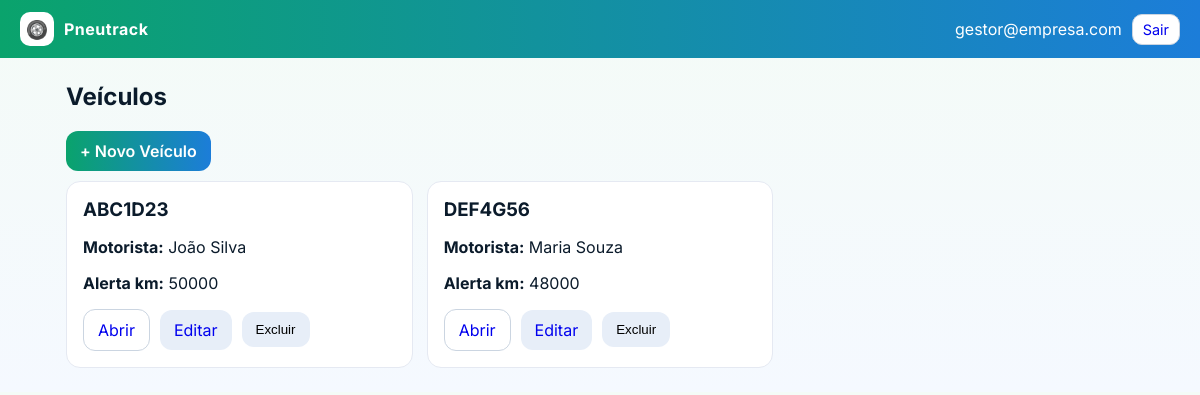
The app's page /veiculos (signed in) with its own data.
### app.py (models this page shows)
class User(db.Model):
    id = db.Column(db.Integer, primary_key=True)
    email = db.Column(db.String(120), unique=True, nullable=False)
    name = db.Column(db.String(80), nullable=False)
    role = db.Column(db.String(20), nullable=False)  # gestor | borracheiro
    password = db.Column(db.String(128), nullable=False)  # demo only

class Veiculo(db.Model):
    id = db.Column(db.Integer, primary_key=True)
    anexos = db.relationship("Anexo", backref="veiculo", cascade="all, delete-orphan")
    placa = db.Column(db.String(10), unique=True, nullable=False)
    motorista = db.Column(db.String(80), nullable=False)
    alerta_km_max = db.Column(db.Integer, default=50000)
    eixos = db.relationship("Eixo", backref="veiculo", cascade="all, delete-orphan")
    posicoes = db.relationship("PosicaoPneu", backref="veiculo", cascade="all, delete-orphan")
    historicos = db.relationship("Historico", backref="veiculo", cascade="all, delete-orphan")
    servicos = db.relationship("ServicoAutorizado", backref="veiculo", cascade="all, delete-orphan")

### app.py (the view)
        def inner(*args, **kwargs):
            user = current_user()
            if not user:
                return redirect(url_for("login"))
            if role and user.role != role:
                flash("Acesso negado para este perfil.", "error")
                return redirect(url_for("home"))
            return fn(*args, **kwargs)

### app.py (called while the page is built)
def current_user():
    email = session.get("email")
    if not email:
        return None
    return User.query.filter_by(email=email).first()

def login_required(role=None):
    def decorator(fn):
        def inner(*args, **kwargs):
            user = current_user()
            if not user:
                return redirect(url_for("login"))
            if role and user.role != role:
                flash("Acesso negado para este perfil.", "error")
                return redirect(url_for("home"))
            return fn(*args, **kwargs)
        inner.__name__ = fn.__name__
        return inner
    return decorator

@app.route("/veiculos")
@login_required()
def veiculos_list():
    vs = Veiculo.query.order_by(Veiculo.placa).all()
    return render_template("veiculos_list.html", veiculos=vs)

### templates/veiculos_list.html
{% extends "base.html" %}
{% block content %}
<h2>Veículos</h2>
<a class="btn primary" href="{{ url_for('veiculos_novo') }}">+ Novo Veículo</a>
<div class="grid" style="margin-top:10px">
{% for v in veiculos %}
  <div class="card">
    <h3>{{ v.placa }}</h3>
    <p><strong>Motorista:</strong> {{ v.motorista }}</p>
    <p><strong>Alerta km:</strong> {{ v.alerta_km_max }}</p>
    <div class="row">
      <a class="btn outline" href="{{ url_for('veiculo_detail', vid=v.id) }}">Abrir</a>
      <a class="btn" href="{{ url_for('veiculos_editar', vid=v.id) }}">Editar</a>
      <form method="post" action="{{ url_for('veiculos_excluir', vid=v.id) }}" onsubmit="return confirm('Excluir veículo?')" style="display:inline">
        <button class="btn">Excluir</button>
      </form>
    </div>
  </div>
{% endfor %}
</div>
{% endblock %}

### templates/base.html (shortened to what this page needs)
<!doctype html>
<html lang="pt-br">
<head>
  <link rel="stylesheet" href="{{ url_for('static', filename='styles.css') }}">
</head>
<body>
  <header class="topbar">
    <div class="brand">
      <div class="logo">🛞</div>
      <div class="title">Pneutrack</div>
    </div>
    {% if session.get('email') %}
    <div class="user">
      <span>{{ session.get('email') }}</span>
      <a class="btn small outline" href="{{ url_for('logout') }}">Sair</a>
    </div>
    {% endif %}
  </header>
  <main class="container">
    {% block content %}{% endblock %}
  </main>
</body>
</html>

### static/styles.css (style rules this page uses)
:root { --brand1:#0AA36C; --brand2:#1C7DD9; --bg:#f4fbf7; }
* { box-sizing:border-box }
body { margin:0;font-family:Inter,system-ui,-apple-system,Segoe UI,Roboto,Helvetica,Arial,sans-serif;background:linear-gradient(180deg,#f4fbf7,#f5f9ff);color:#0b1b2b }
.topbar { display:flex;justify-content:space-between;align-items:center;padding:12px 20px;background:linear-gradient(90deg,var(--brand1),var(--brand2));color:#fff }
.brand { display:flex;gap:10px;align-items:center }
.logo { width:34px;height:34px;border-radius:10px;background:#fff;color:#0b1b2b;display:grid;place-items:center;font-size:18px }
.title { font-weight:700;letter-spacing:.5px }
.user { display:flex;gap:10px;align-items:center }
.container { max-width:1100px;margin:24px auto;padding:0 16px }
.btn { padding:10px 14px;border-radius:12px;border:none;cursor:pointer;display:inline-block;text-decoration:none;text-align:center;background:#e7eef8 }
.btn.primary { background:linear-gradient(90deg,var(--brand1),var(--brand2));color:#fff;font-weight:600 }
.btn.outline { background:#fff;border:1px solid #cbd5e1 }
.btn.small { padding:6px 10px;border-radius:10px;font-size:.9rem }
.row { display:flex;gap:10px;align-items:center;flex-wrap:wrap }
.grid { display:grid;grid-template-columns:repeat(auto-fill,minmax(260px,1fr));gap:14px }
.card { background:#fff;border-radius:14px;padding:16px;border:1px solid #e5e9f2 }
.card h3 { margin:0 0 6px }

### records on screen
User: get "gestor@empresa.com"
Veiculo: placa "ABC1D23", motorista "João Silva", alerta_km_max "50000"
Veiculo: placa "DEF4G56", motorista "Maria Souza", alerta_km_max "48000"
